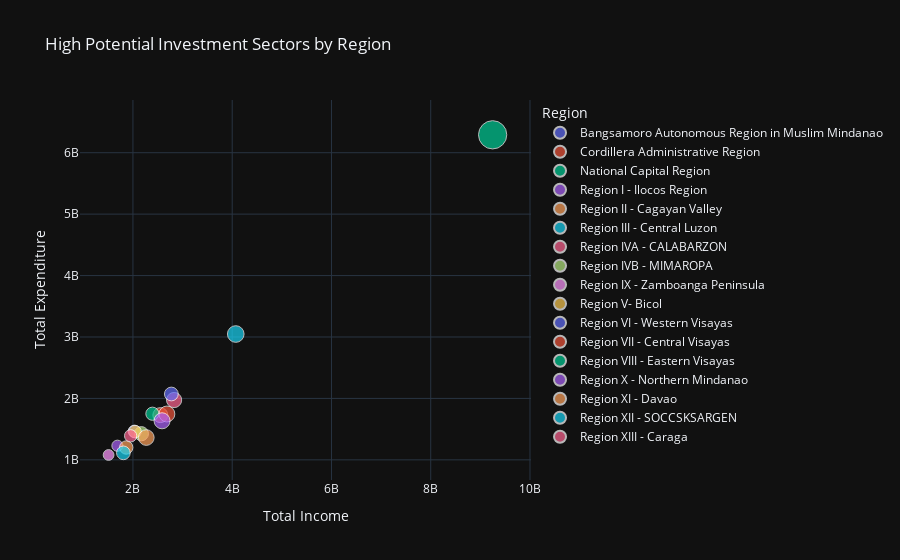

The notebook cell saved with this chart:
### Code cell
income_cols = ['eainc', 'reg_sal', 'season_sal', 'interest', 'pension', 'dividends', 'net_ret', 'net_mfg', 'net_trans']
exp_cols = ['food', 'housing_water', 'transport', 'education', 'health', 'miscellaneous']

df_agg = df_eda.groupby('w_regn').agg({
    **{col: 'sum' for col in income_cols + exp_cols}
}).reset_index()

df_agg['total_income'] = df_agg[income_cols].sum(axis=1)
df_agg['total_expenditure'] = df_agg[exp_cols].sum(axis=1)
df_agg['net_balance'] = df_agg['total_income'] - df_agg['total_expenditure']

fig = px.scatter(df_agg, x='total_income', y='total_expenditure', 
                 size='net_balance', color='w_regn',
                 hover_data=['net_balance'],
                 title='High Potential Investment Sectors by Region',
                 labels={'w_regn': 'Region', 'total_income': 'Total Income', 'total_expenditure': 'Total Expenditure'},
                 template='plotly_dark')

fig.update_traces(marker=dict(opacity=0.7, line=dict(width=1, color='white')))
fig.show()

### Figure 1 — Plotly figure (JSON) as saved in the notebook; plotly's stock layout.template omitted (floating-point values rounded to 4 significant figures)
{"data": [{"customdata": [[562300000.0]], "hovertemplate": "Region=Bangsamoro Autonomous Region in Muslim Mindanao<br>Total Income=%{x}<br>Total Expenditure=%{y}<br>net_balance=%{customdata[0]}<extra></extra>", "legendgroup": "Bangsamoro Autonomous Region in Muslim Mindanao", "marker": {"color": "#636efa", "line": {"color": "white", "width": 1}, "opacity": 0.7, "size": [562300000.0], "sizemode": "area", "sizeref": 7390000.0, "symbol": "circle"}, "mode": "markers", "name": "Bangsamoro Autonomous Region in Muslim Mindanao", "orientation": "v", "showlegend": true, "type": "scatter", "x": [2027043091], "xaxis": "x", "y": [1465000000.0], "yaxis": "y"}, {"customdata": [[823700000.0]], "hovertemplate": "Region=Cordillera Administrative Region<br>Total Income=%{x}<br>Total Expenditure=%{y}<br>net_balance=%{customdata[0]}<extra></extra>", "legendgroup": "Cordillera Administrative Region", "marker": {"color": "#EF553B", "line": {"color": "white", "width": 1}, "opacity": 0.7, "size": [823700000.0], "sizemode": "area", "sizeref": 7390000.0, "symbol": "circle"}, "mode": "markers", "name": "Cordillera Administrative Region", "orientation": "v", "showlegend": true, "type": "scatter", "x": [2552106698], "xaxis": "x", "y": [1728000000.0], "yaxis": "y"}, {"customdata": [[2956000000.0]], "hovertemplate": "Region=National Capital Region<br>Total Income=%{x}<br>Total Expenditure=%{y}<br>net_balance=%{customdata[0]}<extra></extra>", "legendgroup": "National Capital Region", "marker": {"color": "#00cc96", "line": {"color": "white", "width": 1}, "opacity": 0.7, "size": [2956000000.0], "sizemode": "area", "sizeref": 7390000.0, "symbol": "circle"}, "mode": "markers", "name": "National Capital Region", "orientation": "v", "showlegend": true, "type": "scatter", "x": [9247424733], "xaxis": "x", "y": [6291000000.0], "yaxis": "y"}, {"customdata": [[456600000.0]], "hovertemplate": "Region=Region I - Ilocos Region<br>Total Income=%{x}<br>Total Expenditure=%{y}<br>net_balance=%{customdata[0]}<extra></extra>", "legendgroup": "Region I - Ilocos Region", "marker": {"color": "#ab63fa", "line": {"color": "white", "width": 1}, "opacity": 0.7, "size": [456600000.0], "sizemode": "area", "sizeref": 7390000.0, "symbol": "circle"}, "mode": "markers", "name": "Region I - Ilocos Region", "orientation": "v", "showlegend": true, "type": "scatter", "x": [1686823181], "xaxis": "x", "y": [1230000000.0], "yaxis": "y"}, {"customdata": [[663200000.0]], "hovertemplate": "Region=Region II - Cagayan Valley<br>Total Income=%{x}<br>Total Expenditure=%{y}<br>net_balance=%{customdata[0]}<extra></extra>", "legendgroup": "Region II - Cagayan Valley", "marker": {"color": "#FFA15A", "line": {"color": "white", "width": 1}, "opacity": 0.7, "size": [663200000.0], "sizemode": "area", "sizeref": 7390000.0, "symbol": "circle"}, "mode": "markers", "name": "Region II - Cagayan Valley", "orientation": "v", "showlegend": true, "type": "scatter", "x": [1864386665], "xaxis": "x", "y": [1201000000.0], "yaxis": "y"}, {"customdata": [[1023000000.0]], "hovertemplate": "Region=Region III - Central Luzon<br>Total Income=%{x}<br>Total Expenditure=%{y}<br>net_balance=%{customdata[0]}<extra></extra>", "legendgroup": "Region III - Central Luzon", "marker": {"color": "#19d3f3", "line": {"color": "white", "width": 1}, "opacity": 0.7, "size": [1023000000.0], "sizemode": "area", "sizeref": 7390000.0, "symbol": "circle"}, "mode": "markers", "name": "Region III - Central Luzon", "orientation": "v", "showlegend": true, "type": "scatter", "x": [4071377744], "xaxis": "x", "y": [3048000000.0], "yaxis": "y"}, {"customdata": [[854600000.0]], "hovertemplate": "Region=Region IVA - CALABARZON<br>Total Income=%{x}<br>Total Expenditure=%{y}<br>net_balance=%{customdata[0]}<extra></extra>", "legendgroup": "Region IVA - CALABARZON", "marker": {"color": "#FF6692", "line": {"color": "white", "width": 1}, "opacity": 0.7, "size": [854600000.0], "sizemode": "area", "sizeref": 7390000.0, "symbol": "circle"}, "mode": "markers", "name": "Region IVA - CALABARZON", "orientation": "v", "showlegend": true, "type": "scatter", "x": [2828693642], "xaxis": "x", "y": [1974000000.0], "yaxis": "y"}, {"customdata": [[744100000.0]], "hovertemplate": "Region=Region IVB - MIMAROPA<br>Total Income=%{x}<br>Total Expenditure=%{y}<br>net_balance=%{customdata[0]}<extra></extra>", "legendgroup": "Region IVB - MIMAROPA", "marker": {"color": "#B6E880", "line": {"color": "white", "width": 1}, "opacity": 0.7, "size": [744100000.0], "sizemode": "area", "sizeref": 7390000.0, "symbol": "circle"}, "mode": "markers", "name": "Region IVB - MIMAROPA", "orientation": "v", "showlegend": true, "type": "scatter", "x": [2169775742], "xaxis": "x", "y": [1426000000.0], "yaxis": "y"}, {"customdata": [[429400000.0]], "hovertemplate": "Region=Region IX - Zamboanga Peninsula<br>Total Income=%{x}<br>Total Expenditure=%{y}<br>net_balance=%{customdata[0]}<extra></extra>", "legendgroup": "Region IX - Zamboanga Peninsula", "marker": {"color": "#FF97FF", "line": {"color": "white", "width": 1}, "opacity": 0.7, "size": [429400000.0], "sizemode": "area", "sizeref": 7390000.0, "symbol": "circle"}, "mode": "markers", "name": "Region IX - Zamboanga Peninsula", "orientation": "v", "showlegend": true, "type": "scatter", "x": [1508815862], "xaxis": "x", "y": [1079000000.0], "yaxis": "y"}, {"customdata": [[583700000.0]], "hovertemplate": "Region=Region V- Bicol<br>Total Income=%{x}<br>Total Expenditure=%{y}<br>net_balance=%{customdata[0]}<extra></extra>", "legendgroup": "Region V- Bicol", "marker": {"color": "#FECB52", "line": {"color": "white", "width": 1}, "opacity": 0.7, "size": [583700000.0], "sizemode": "area", "sizeref": 7390000.0, "symbol": "circle"}, "mode": "markers", "name": "Region V- Bicol", "orientation": "v", "showlegend": true, "type": "scatter", "x": [2042880548], "xaxis": "x", "y": [1459000000.0], "yaxis": "y"}, {"customdata": [[701700000.0]], "hovertemplate": "Region=Region VI - Western Visayas<br>Total Income=%{x}<br>Total Expenditure=%{y}<br>net_balance=%{customdata[0]}<extra></extra>", "legendgroup": "Region VI - Western Visayas", "marker": {"color": "#636efa", "line": {"color": "white", "width": 1}, "opacity": 0.7, "size": [701700000.0], "sizemode": "area", "sizeref": 7390000.0, "symbol": "circle"}, "mode": "markers", "name": "Region VI - Western Visayas", "orientation": "v", "showlegend": true, "type": "scatter", "x": [2773734353], "xaxis": "x", "y": [2072000000.0], "yaxis": "y"}, {"customdata": [[937400000.0]], "hovertemplate": "Region=Region VII - Central Visayas<br>Total Income=%{x}<br>Total Expenditure=%{y}<br>net_balance=%{customdata[0]}<extra></extra>", "legendgroup": "Region VII - Central Visayas", "marker": {"color": "#EF553B", "line": {"color": "white", "width": 1}, "opacity": 0.7, "size": [937400000.0], "sizemode": "area", "sizeref": 7390000.0, "symbol": "circle"}, "mode": "markers", "name": "Region VII - Central Visayas", "orientation": "v", "showlegend": true, "type": "scatter", "x": [2683838723], "xaxis": "x", "y": [1746000000.0], "yaxis": "y"}, {"customdata": [[641100000.0]], "hovertemplate": "Region=Region VIII - Eastern Visayas<br>Total Income=%{x}<br>Total Expenditure=%{y}<br>net_balance=%{customdata[0]}<extra></extra>", "legendgroup": "Region VIII - Eastern Visayas", "marker": {"color": "#00cc96", "line": {"color": "white", "width": 1}, "opacity": 0.7, "size": [641100000.0], "sizemode": "area", "sizeref": 7390000.0, "symbol": "circle"}, "mode": "markers", "name": "Region VIII - Eastern Visayas", "orientation": "v", "showlegend": true, "type": "scatter", "x": [2392007798], "xaxis": "x", "y": [1751000000.0], "yaxis": "y"}, {"customdata": [[950300000.0]], "hovertemplate": "Region=Region X - Northern Mindanao<br>Total Income=%{x}<br>Total Expenditure=%{y}<br>net_balance=%{customdata[0]}<extra></extra>", "legendgroup": "Region X - Northern Mindanao", "marker": {"color": "#ab63fa", "line": {"color": "white", "width": 1}, "opacity": 0.7, "size": [950300000.0], "sizemode": "area", "sizeref": 7390000.0, "symbol": "circle"}, "mode": "markers", "name": "Region X - Northern Mindanao", "orientation": "v", "showlegend": true, "type": "scatter", "x": [2586326861], "xaxis": "x", "y": [1636000000.0], "yaxis": "y"}, {"customdata": [[905800000.0]], "hovertemplate": "Region=Region XI - Davao<br>Total Income=%{x}<br>Total Expenditure=%{y}<br>net_balance=%{customdata[0]}<extra></extra>", "legendgroup": "Region XI - Davao", "marker": {"color": "#FFA15A", "line": {"color": "white", "width": 1}, "opacity": 0.7, "size": [905800000.0], "sizemode": "area", "sizeref": 7390000.0, "symbol": "circle"}, "mode": "markers", "name": "Region XI - Davao", "orientation": "v", "showlegend": true, "type": "scatter", "x": [2268846127], "xaxis": "x", "y": [1363000000.0], "yaxis": "y"}, {"customdata": [[693100000.0]], "hovertemplate": "Region=Region XII - SOCCSKSARGEN<br>Total Income=%{x}<br>Total Expenditure=%{y}<br>net_balance=%{customdata[0]}<extra></extra>", "legendgroup": "Region XII - SOCCSKSARGEN", "marker": {"color": "#19d3f3", "line": {"color": "white", "width": 1}, "opacity": 0.7, "size": [693100000.0], "sizemode": "area", "sizeref": 7390000.0, "symbol": "circle"}, "mode": "markers", "name": "Region XII - SOCCSKSARGEN", "orientation": "v", "showlegend": true, "type": "scatter", "x": [1807121830], "xaxis": "x", "y": [1114000000.0], "yaxis": "y"}, {"customdata": [[562100000.0]], "hovertemplate": "Region=Region XIII - Caraga<br>Total Income=%{x}<br>Total Expenditure=%{y}<br>net_balance=%{customdata[0]}<extra></extra>", "legendgroup": "Region XIII - Caraga", "marker": {"color": "#FF6692", "line": {"color": "white", "width": 1}, "opacity": 0.7, "size": [562100000.0], "sizemode": "area", "sizeref": 7390000.0, "symbol": "circle"}, "mode": "markers", "name": "Region XIII - Caraga", "orientation": "v", "showlegend": true, "type": "scatter", "x": [1953652548], "xaxis": "x", "y": [1392000000.0], "yaxis": "y"}], "layout": {"legend": {"itemsizing": "constant", "title": {"text": "Region"}, "tracegroupgap": 0}, "title": {"text": "High Potential Investment Sectors by Region"}, "xaxis": {"anchor": "y", "domain": [0, 1], "title": {"text": "Total Income"}}, "yaxis": {"anchor": "x", "domain": [0, 1], "title": {"text": "Total Expenditure"}}}}
